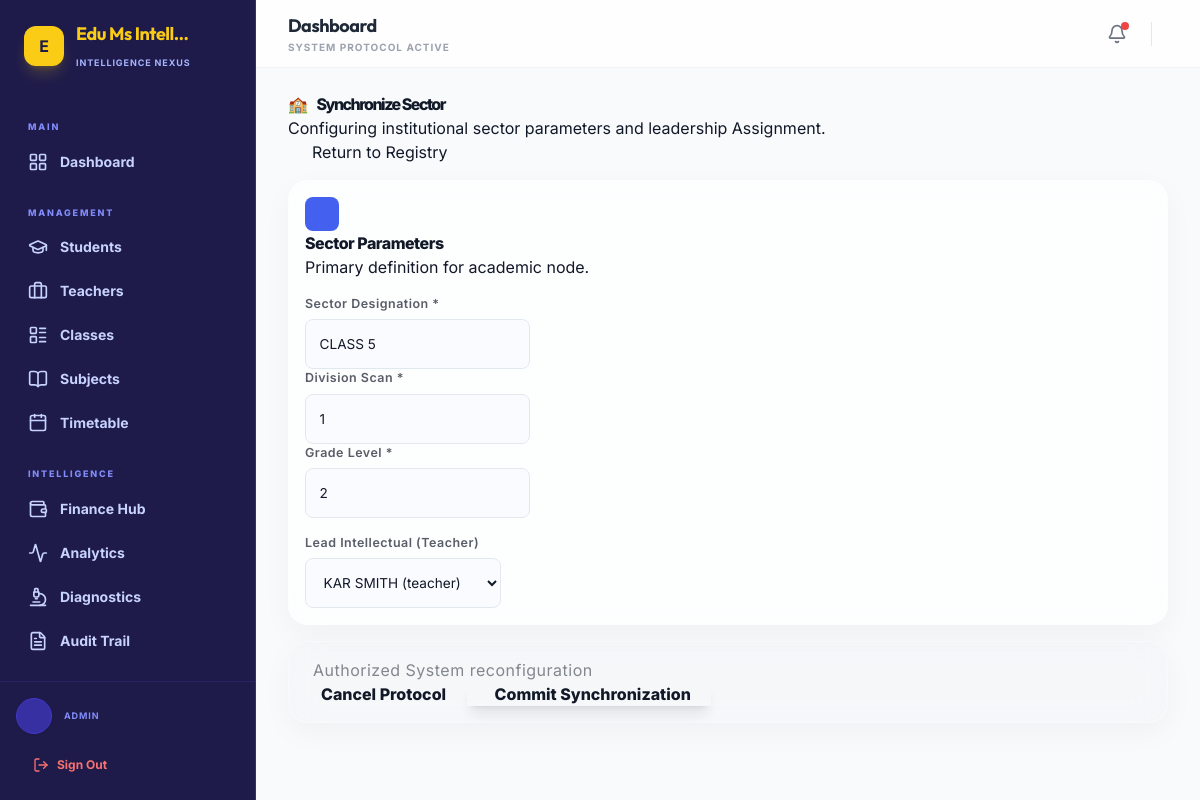
The app's page /admin-dashboard/classes/1/update/ (signed in) with its own data.
### core/models.py (models this page shows, shortened)
class SchoolConfiguration(models.Model):
    name = models.CharField(max_length=200, default="Edu Ms Intelligence")
    motto = models.CharField(max_length=300, blank=True, default="Empowering Future Leaders")
    logo = models.ImageField(upload_to='school/', null=True, blank=True)
    contact_email = models.EmailField(blank=True)
    phone = models.CharField(max_length=20, blank=True)
    address = models.TextField(blank=True)
    current_academic_year = models.CharField(max_length=20, default="2025-2026")
    established_year = models.IntegerField(default=2024)
    active_term = models.ForeignKey(AcademicTerm, on_delete=models.SET_NULL, null=True, blank=True)
    currency_symbol = models.CharField(max_length=10, default="GH₵")
    currency_code = models.CharField(max_length=10, default="GHS")
    class Meta:
        verbose_name = "Institutional Configuration"
        verbose_name_plural = "Institutional Configuration"
    @classmethod
    def get_config(cls):
        obj, created = cls.objects.get_or_create(id=1)
        return obj

class Class(models.Model):
    name = models.CharField(max_length=100)
    section = models.CharField(max_length=10, blank=True)
    grade = models.CharField(max_length=10)
    class_teacher = models.ForeignKey('accounts.User', on_delete=models.SET_NULL, null=True, related_name='class_teacher')
    class Meta:
        indexes = [
            models.Index(fields=['grade']),
        ]

### accounts/models.py (models this page shows)
class User(AbstractUser):
    ROLE_CHOICES = (
        ('admin', 'Admin'),
        ('teacher', 'Teacher'),
        ('student', 'Student'),
    )
    GENDER_CHOICES = (
        ('male', 'Male'),
        ('female', 'Female'),
        ('other', 'Other'),
    )
    role = models.CharField(max_length=10, choices=ROLE_CHOICES, default='student')
    gender = models.CharField(max_length=10, choices=GENDER_CHOICES, blank=True, null=True)
    phone = models.CharField(max_length=15, blank=True)
    address = models.TextField(blank=True)
    date_of_birth = models.DateField(null=True, blank=True)
    profile_picture = models.ImageField(upload_to='profiles/', null=True, blank=True)
    has_completed_onboarding = models.BooleanField(default=False)
    badges = models.ManyToManyField(Badge, related_name='users', blank=True)
    def __str__(self):
        return f"{self.get_full_name()} ({self.role})"

### admin_dashboard/views.py (the view)
# urls.py: path('classes/<int:pk>/update/', views.class_update, name='class_update'),
@admin_required
def class_update(request, pk):
    class_obj = get_object_or_404(Class, pk=pk)
    if request.method == 'POST':
        form = ClassForm(request.POST, instance=class_obj)
        if form.is_valid():
            form.save()
            messages.success(request, 'Class updated successfully')
            return redirect('class_list')
    else:
        form = ClassForm(instance=class_obj)
    return render(request, 'admin_dashboard/class_form.html', {'form': form})

### templates/admin_dashboard/class_form.html (shortened to what this page needs)
{% extends 'base.html' %}
{% load widget_tweaks %}
{% block content %}
<div class="row layout-spacing animate-fade-up">
    <div class="col-12 mb-4">
        <div class="d-flex justify-content-between align-items-center mb-4">
            <div>
                <h2 class="fw-800 mb-0" style="letter-spacing: -1.5px; color: var(--text-dark);">
                    <span class="me-2">🏫</span> {% if form.instance.pk %}Synchronize{% else %}Initialize{% endif %} Sector
                </h2>
                <p class="text-muted small mb-0 fw-medium">Configuring institutional sector parameters and leadership Assignment.</p>
            </div>
            <a href="{% url 'class_list' %}" class="btn btn-outline-secondary rounded-pill px-4 fw-bold shadow-none extra-small">
                 Return to Registry
            </a>
        </div>
        <div class="nexus-glass-card p-4">
            <div class="d-flex align-items-center gap-3 mb-4">
                <div class="p-avatar-sm" style="background: var(--p-nexus-primary);">
                </div>
                <div>
                    <h5 class="fw-800 mb-0" style="letter-spacing: -0.5px;">Sector Parameters</h5>
                    <p class="text-muted extra-small mb-0 fw-medium">Primary definition for academic node.</p>
                </div>
            </div>
            <form method="post" id="nexus-form">
                <div class="row g-4">
                    <div class="col-md-4">
                        <div class="field-group">
                            <label class="form-label nexus-label-terminal extra-small text-uppercase opa-7">Sector Designation <span class="text-danger">*</span></label>
                            {% render_field form.name class="form-control nexus-input-terminal px-3 fw-medium" placeholder="e.g. Form 1" style="height: 50px;" %}
                        </div>
                    </div>
                    <div class="col-md-4">
                        <div class="field-group">
                            <label class="form-label nexus-label-terminal extra-small text-uppercase opa-7">Division Scan <span class="text-danger">*</span></label>
                            {% render_field form.section class="form-control nexus-input-terminal px-3 fw-medium" placeholder="e.g. Science, Arts, A, B" style="height: 50px;" %}
                        </div>
                    </div>
                    <div class="col-md-4">
                        <div class="field-group">
                            <label class="form-label nexus-label-terminal extra-small text-uppercase opa-7">Grade Level <span class="text-danger">*</span></label>
                            {% render_field form.grade class="form-control nexus-input-terminal px-3 fw-medium" placeholder="e.g. 1, 2, 9, 10" type="number" style="height: 50px;" %}
                        </div>
                    </div>
                    <div class="col-md-6 mt-4">
                        <div class="field-group">
                            <label class="form-label nexus-label-terminal extra-small text-uppercase opa-7">Lead Intellectual (Teacher)</label>
                            {% render_field form.class_teacher class="form-select nexus-input-terminal px-3 fw-medium" style="height: 50px;" %}
                        </div>
                    </div>
                </div>
            </form>
        </div>
        <div class="nexus-glass-card p-4 mt-4 d-flex justify-content-between align-items-center" style="background: rgba(0,0,0,0.01);">
            <div class="extra-small text-muted fw-bold text-uppercase opa-5" style="letter-spacing: 0.5px;">
                 Authorized System reconfiguration
            </div>
            <div class="d-flex gap-3">
                <a href="{% url 'class_list' %}" class="btn btn-light rounded-pill px-4 fw-800 extra-small">Cancel Protocol</a>
                <button type="submit" form="nexus-form" class="btn btn-primary rounded-pill px-5 fw-800 shadow-lg">
                     Commit Synchronization
                </button>
            </div>
        </div>
    </div>
</div>
{% endblock %}

### templates/base.html (shortened to what this page needs)
<!DOCTYPE html>
<html lang="en" class="h-full bg-gray-50 overflow-x-hidden">
<head>
  <script src="https://cdn.tailwindcss.com"></script>
  {% load static %}
  <link rel="stylesheet" href="{% static 'css/main.css' %}">
</head>
<body class="h-full font-sans text-gray-900 antialiased overflow-x-hidden">
{% if user.is_authenticated %}
  <div class="flex flex-col min-h-screen">
    <aside class="hidden lg:flex lg:flex-shrink-0 lg:w-64 lg:flex-col lg:fixed lg:inset-y-0 border-r border-indigo-900 bg-indigo-950 z-40">
      <div class="flex flex-col flex-grow pt-5 pb-4 overflow-y-auto">
        <div class="flex items-center flex-shrink-0 px-6 gap-3 mb-6">
          {% if school_config.logo %}
            <img src="{{ school_config.logo.url }}" class="w-10 h-10 rounded-xl shadow-md border border-indigo-800" alt="Logo">
          {% else %}
            <div class="w-10 h-10 bg-yellow-400 rounded-xl flex items-center justify-center font-bold text-indigo-950 shadow-lg shadow-yellow-400/20">
              {{ school_config.name|slice:":1" }}
            </div>
          {% endif %}
          <div class="min-w-0">
            <span class="font-display font-bold text-lg tracking-tight block truncate text-yellow-400">{{ school_config.name|truncatechars:14 }}</span>
            <span class="text-[9px] font-bold text-indigo-300 uppercase tracking-widest">Intelligence Nexus</span>
          </div>
        </div>
        <nav class="flex-1 px-3 space-y-1 overflow-y-auto mt-2">
          <p class="px-4 pt-4 pb-1 text-[9px] font-extrabold text-indigo-400 uppercase tracking-[0.2em]">Main</p>
          {% if user.role == 'admin' %}
            {% url 'admin_dashboard' as dash_url %}
          {% elif user.role == 'teacher' %}
            {% url 'teacher_dashboard' as dash_url %}
          {% else %}
            {% url 'student_dashboard' as dash_url %}
          {% endif %}
          <a href="{{ dash_url }}"
             class="group flex items-center px-4 py-2.5 text-sm font-bold rounded-2xl transition-all {% if request.resolver_match.url_name == 'admin_dashboard' or request.resolver_match.url_name == 'teacher_dashboard' or request.resolver_match.url_name == 'student_dashboard' %}bg-indigo-900/60 text-yellow-400 shadow-sm border border-indigo-800/50{% else %}text-indigo-200 hover:bg-white/5 hover:text-white{% endif %}">
            <i data-lucide="layout-grid" class="mr-3 h-5 w-5 flex-shrink-0"></i>
            Dashboard
          </a>
          <p class="px-4 pt-5 pb-1 text-[9px] font-extrabold text-indigo-400 uppercase tracking-[0.2em]">Management</p>
          {% if user.role == 'admin' %}
            <a href="{% url 'student_list' %}" class="group flex items-center px-4 py-2.5 text-sm font-bold rounded-2xl transition-all {% if request.resolver_match.url_name == 'student_list' or request.resolver_match.url_name == 'student_create' or request.resolver_match.url_name == 'student_detail' %}bg-indigo-900/60 text-yellow-400 shadow-sm border border-indigo-800/50{% else %}text-indigo-200 hover:bg-white/5 hover:text-white{% endif %}">
              <i data-lucide="graduation-cap" class="mr-3 h-5 w-5 flex-shrink-0"></i>
              Students
            </a>
            <a href="{% url 'teacher_list' %}" class="group flex items-center px-4 py-2.5 text-sm font-bold rounded-2xl transition-all {% if request.resolver_match.url_name == 'teacher_list' or request.resolver_match.url_name == 'teacher_create' or request.resolver_match.url_name == 'teacher_detail' %}bg-indigo-900/60 text-yellow-400 shadow-sm border border-indigo-800/50{% else %}text-indigo-200 hover:bg-white/5 hover:text-white{% endif %}">
              <i data-lucide="briefcase" class="mr-3 h-5 w-5 flex-shrink-0"></i>
              Teachers
            </a>
            <a href="{% url 'class_list' %}" class="group flex items-center px-4 py-2.5 text-sm font-bold rounded-2xl transition-all {% if request.resolver_match.url_name == 'class_list' or request.resolver_match.url_name == 'class_create' %}bg-indigo-900/60 text-yellow-400 shadow-sm border border-indigo-800/50{% else %}text-indigo-200 hover:bg-white/5 hover:text-white{% endif %}">
              <i data-lucide="layout-list" class="mr-3 h-5 w-5 flex-shrink-0"></i>
              Classes
            </a>
            <a href="{% url 'subject_list' %}" class="group flex items-center px-4 py-2.5 text-sm font-bold rounded-2xl transition-all {% if request.resolver_match.url_name == 'subject_list' or request.resolver_match.url_name == 'subject_create' %}bg-indigo-900/60 text-yellow-400 shadow-sm border border-indigo-800/50{% else %}text-indigo-200 hover:bg-white/5 hover:text-white{% endif %}">
              <i data-lucide="book-open" class="mr-3 h-5 w-5 flex-shrink-0"></i>
              Subjects
            </a>
            <a href="{% url 'manage_timetable' %}" class="group flex items-center px-4 py-2.5 text-sm font-bold rounded-2xl transition-all {% if request.resolver_match.url_name == 'manage_timetable' %}bg-indigo-900/60 text-yellow-400 shadow-sm border border-indigo-800/50{% else %}text-indigo-200 hover:bg-white/5 hover:text-white{% endif %}">
              <i data-lucide="calendar" class="mr-3 h-5 w-5 flex-shrink-0"></i>
              Timetable
            </a>
          {% endif %}
          <p class="px-4 pt-5 pb-1 text-[9px] font-extrabold text-indigo-400 uppercase tracking-[0.2em]">Intelligence</p>
          {% if user.role == 'admin' %}
            <a href="{% url 'finance:finance_hub' %}" class="group flex items-center px-4 py-2.5 text-sm font-bold rounded-2xl transition-all {% if 'finance' in request.path %}bg-indigo-900/60 text-yellow-400 shadow-sm border border-indigo-800/50{% else %}text-indigo-200 hover:bg-white/5 hover:text-white{% endif %}">
              <i data-lucide="wallet" class="mr-3 h-5 w-5 flex-shrink-0"></i>
              Finance Hub
            </a>
          {% endif %}
          <a href="{% url 'analytics:analytics_dashboard' %}" class="group flex items-center px-4 py-2.5 text-sm font-bold rounded-2xl transition-all {% if 'analytics' in request.path %}bg-indigo-900/60 text-yellow-400 shadow-sm border border-indigo-800/50{% else %}text-indigo-200 hover:bg-white/5 hover:text-white{% endif %}">
            <i data-lucide="activity" class="mr-3 h-5 w-5 flex-shrink-0"></i>
            Analytics
          </a>
          {% if user.role == 'admin' %}
            <a href="{% url 'academic_diagnostics' %}" class="group flex items-center px-4 py-2.5 text-sm font-bold rounded-2xl transition-all {% if request.resolver_match.url_name == 'academic_diagnostics' %}bg-indigo-900/60 text-yellow-400 shadow-sm border border-indigo-800/50{% else %}text-indigo-200 hover:bg-white/5 hover:text-white{% endif %}">
              <i data-lucide="microscope" class="mr-3 h-5 w-5 flex-shrink-0"></i>
              Diagnostics
            </a>
            <a href="{% url 'audit_logs' %}" class="group flex items-center px-4 py-2.5 text-sm font-bold rounded-2xl transition-all {% if request.resolver_match.url_name == 'audit_logs' %}bg-indigo-900/60 text-yellow-400 shadow-sm border border-indigo-800/50{% else %}text-indigo-200 hover:bg-white/5 hover:text-white{% endif %}">
              <i data-lucide="file-text" class="mr-3 h-5 w-5 flex-shrink-0"></i>
              Audit Trail
            </a>
          {% endif %}
        </nav>
      </div>
      <div class="flex-shrink-0 border-t border-indigo-900/50 p-4 space-y-3 bg-indigo-950/50 text-indigo-100">
        <a href="{% url 'profile' %}" class="flex items-center gap-3 group">
          <div class="h-9 w-9 rounded-full bg-indigo-800 border border-indigo-700 text-yellow-400 flex items-center justify-center font-bold uppercase text-sm flex-shrink-0 shadow-sm group-hover:bg-indigo-700 transition-colors">
          </div>
          <div class="min-w-0">
            <p class="text-[9px] font-bold text-indigo-400 uppercase tracking-widest">{{ user.role }}</p>
          </div>
        </a>
        <a href="{% url 'account_logout' %}" class="flex items-center gap-2 px-4 py-2.5 text-xs font-bold text-red-400 hover:text-red-300 hover:bg-red-900/30 rounded-xl transition-all border border-transparent hover:border-red-900/50">
          <i data-lucide="log-out" class="w-4 h-4"></i>
          Sign Out
        </a>
      </div>
    </aside>
    <div class="lg:pl-64 flex flex-col flex-1">
      {% include 'components/header.html' with title=block_title subtitle="System Protocol Active" %}
      <main class="flex-1 pb-32 lg:pb-8 overflow-x-hidden">
        <div class="py-6 px-4 sm:px-6 lg:px-8 max-w-5xl mx-auto overflow-hidden">
          {% block content %}{% endblock %}
        </div>
      </main>
    </div>
  </div>
{% else %}
  <div class="min-h-screen bg-gray-50 font-sans">
    {% block noauth_content %}{% endblock %}
  </div>
{% endif %}
</body>
</html>

### records on screen
SchoolConfiguration: name "E", name "Edu Ms Intell…"
User: role "ADMIN"
Class: name "CLASS 5", section "1", grade "2", class_teacher "KAR SMITH (teacher)"

### other values on screen
{{ title|default:"Dashboard" }} "Dashboard"
{{ subtitle|default:"System Protocol Active" }} "SYSTEM PROTOCOL ACTIVE"
